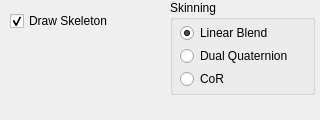
<?xml version="1.0" encoding="UTF-8"?>
<ui version="4.0">
 <class>SkeletonPanel</class>
 <widget class="QDockWidget" name="SkeletonPanel">
  <property name="geometry">
   <rect>
    <x>0</x>
    <y>0</y>
    <width>320</width>
    <height>120</height>
   </rect>
  </property>
  <property name="minimumSize">
   <size>
    <width>320</width>
    <height>120</height>
   </size>
  </property>
  <property name="maximumSize">
   <size>
    <width>320</width>
    <height>120</height>
   </size>
  </property>
  <property name="windowTitle">
   <string>Skeleton</string>
  </property>
  <widget class="QWidget" name="dockWidgetContents">
   <widget class="QCheckBox" name="drawSkelCB">
    <property name="geometry">
     <rect>
      <x>10</x>
      <y>10</y>
      <width>145</width>
      <height>22</height>
     </rect>
    </property>
    <property name="text">
     <string>Draw Skeleton</string>
    </property>
    <property name="checked">
     <bool>true</bool>
    </property>
   </widget>
   <widget class="QGroupBox" name="SkinningGroup">
    <property name="geometry">
     <rect>
      <x>170</x>
      <y>0</y>
      <width>145</width>
      <height>95</height>
     </rect>
    </property>
    <property name="title">
     <string>Skinning</string>
    </property>
    <widget class="QWidget" name="verticalLayoutWidget">
     <property name="geometry">
      <rect>
       <x>10</x>
       <y>20</y>
       <width>131</width>
       <height>73</height>
      </rect>
     </property>
     <layout class="QVBoxLayout" name="verticalLayout">
      <property name="spacing">
       <number>2</number>
      </property>
      <property name="topMargin">
       <number>2</number>
      </property>
      <item>
       <widget class="QRadioButton" name="lbsRB">
        <property name="enabled">
         <bool>true</bool>
        </property>
        <property name="text">
         <string>Linear Blend</string>
        </property>
        <property name="checked">
         <bool>true</bool>
        </property>
       </widget>
      </item>
      <item>
       <widget class="QRadioButton" name="dqsRB">
        <property name="enabled">
         <bool>true</bool>
        </property>
        <property name="text">
         <string>Dual Quaternion</string>
        </property>
        <property name="checked">
         <bool>false</bool>
        </property>
       </widget>
      </item>
      <item>
       <widget class="QRadioButton" name="corRB">
        <property name="text">
         <string>CoR</string>
        </property>
       </widget>
      </item>
     </layout>
    </widget>
   </widget>
  </widget>
 </widget>
 <resources/>
 <connections/>
</ui>
